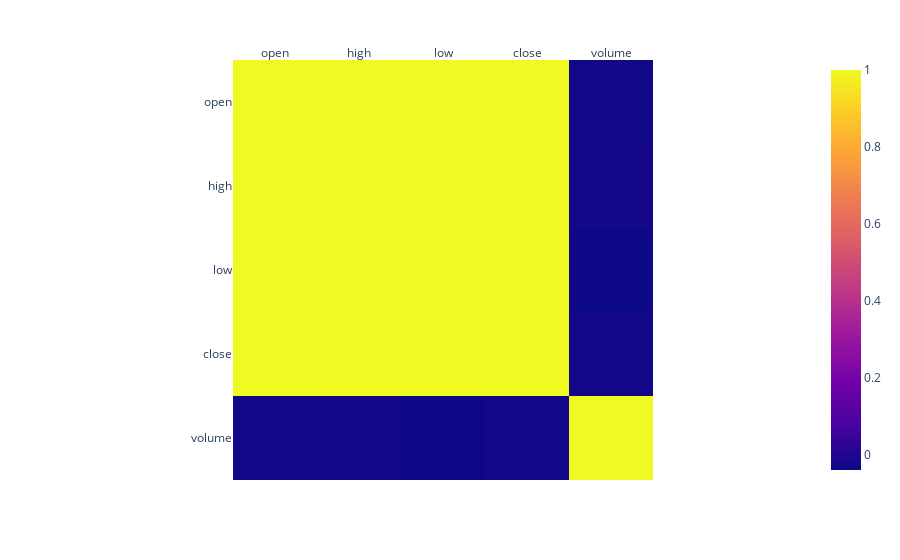

Notebook code cell kept with this figure:
### Code cell
fig = px.imshow(
    df.corr(),
)
                # labels=dict(x="Day of Week", y="Time of Day", color="Productivity"),
                # x=['Monday', 'Tuesday', 'Wednesday', 'Thursday', 'Friday'],
                # y=['Morning', 'Afternoon', 'Evening']
                # )
fig.update_xaxes(side="top")
fig.show()

### Figure 1 — Plotly figure (JSON) as saved in the notebook; plotly's stock layout.template omitted (floating-point values rounded to 4 significant figures)
{"data": [{"coloraxis": "coloraxis", "hovertemplate": "x: %{x}<br>y: %{y}<br>color: %{z}<extra></extra>", "name": "0", "type": "heatmap", "x": ["open", "high", "low", "close", "volume"], "xaxis": "x", "y": ["open", "high", "low", "close", "volume"], "yaxis": "y", "z": [[1, 0.9997, 0.9996, 0.9994, -0.03045], [0.9997, 1, 0.9994, 0.9997, -0.02383], [0.9996, 0.9994, 1, 0.9996, -0.03856], [0.9994, 0.9997, 0.9996, 1, -0.02925], [-0.03045, -0.02383, -0.03856, -0.02925, 1]]}], "layout": {"coloraxis": {"colorscale": [[0, "#0d0887"], [0.1111, "#46039f"], [0.2222, "#7201a8"], [0.3333, "#9c179e"], [0.4444, "#bd3786"], [0.5556, "#d8576b"], [0.6667, "#ed7953"], [0.7778, "#fb9f3a"], [0.8889, "#fdca26"], [1, "#f0f921"]]}, "margin": {"t": 60}, "xaxis": {"anchor": "y", "constrain": "domain", "domain": [0, 1], "scaleanchor": "y", "side": "top"}, "yaxis": {"anchor": "x", "autorange": "reversed", "constrain": "domain", "domain": [0, 1]}}}
